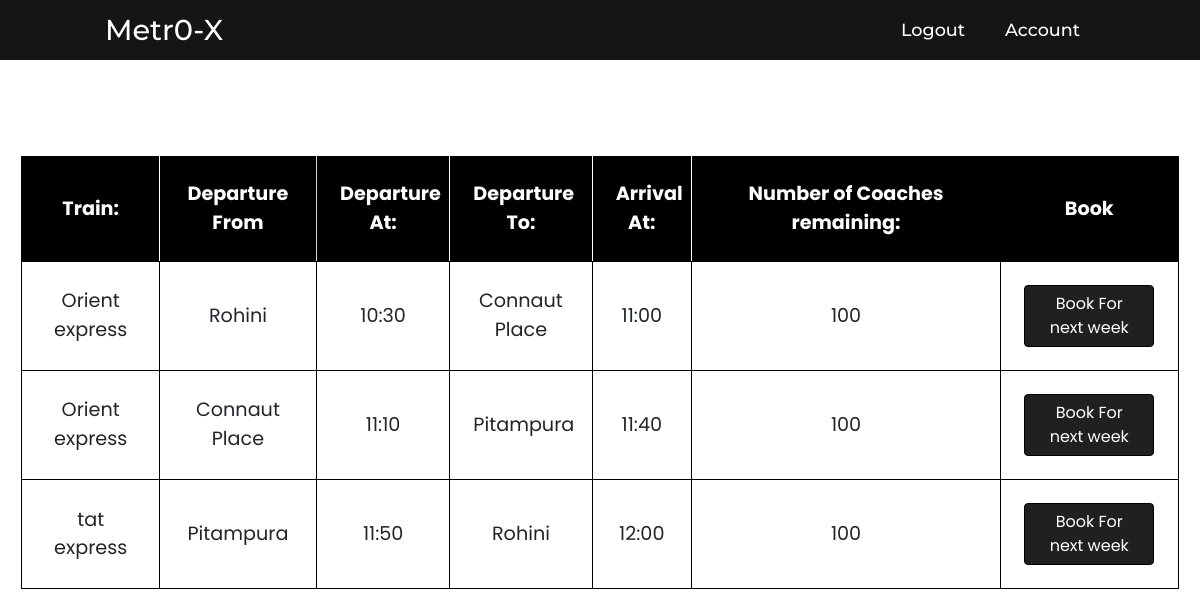
/sched/Monday (signed in), run on an earlier commit of the app's database.
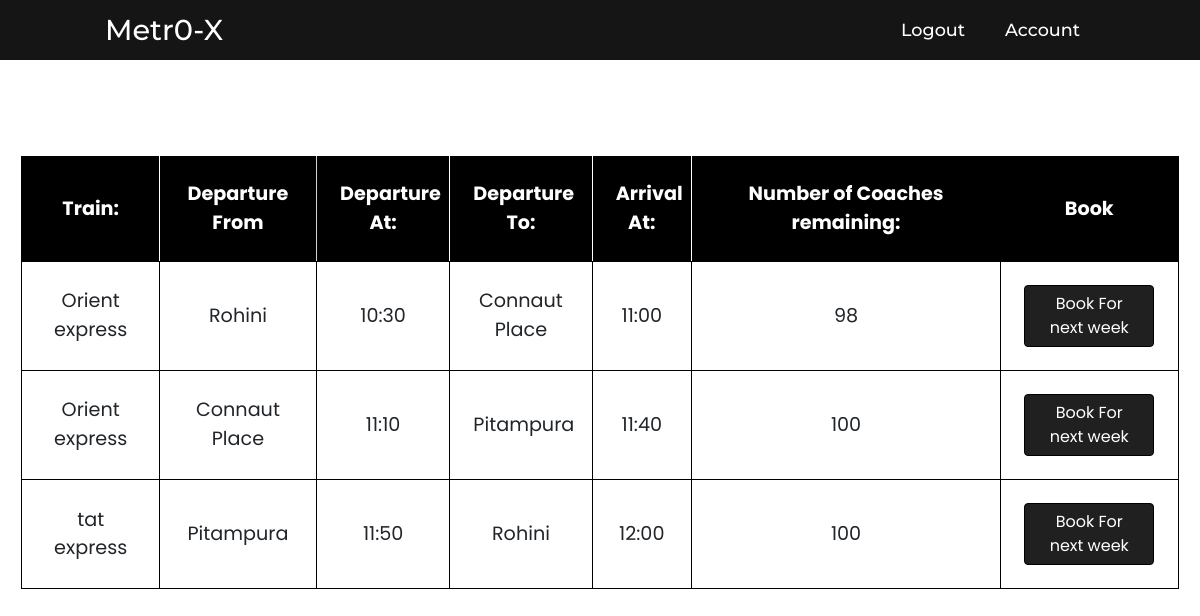
And on a later commit of the database.
### Bytes/models.py (models this page shows, shortened)
class Time(db.Model):
    __tablename__ = 'date'
    id = db.Column(db.Integer , primary_key = True)
    start = db.Column(db.DateTime)
    end = db.Column(db.DateTime)
    start_place = db.Column(db.String)
    end_place = db.Column(db.String)
    seats = db.Column(db.Integer)
    trainid = db.Column(db.Integer , db.ForeignKey('train.id'))
    price = db.Column(db.Integer , nullable = True)

class Train(db.Model):
    __tablename__ = 'train'
    id = db.Column(db.Integer , primary_key = True)
    name = db.Column(db.String)
    date = db.relationship('Time' , backref = 'train' , lazy = 'dynamic')

### app.py (the view)
@app.route('/sched/<day>' , methods = ['GET' , 'POST' ])
@login_required
def sched(day):
    time = Time.query.order_by(Time.start.asc())
    m = []
    x = datetime.datetime.now()
    week = {'Monday' : 1,'Tuesday' : 2,'Wednesday' : 3,'Thursday' : 4,'Friday' : 5,'Saturday' : 6,'Sunday' : 7}
    for t in time:
        if week[t.start.strftime('%A')] == week[x.strftime('%A')]:
            t.seats = 100
            db.session.commit()
        if t.start.strftime('%A') == day:
            m.append(t)
    return render_template('sched.htm' , m = m , x = x , week = week)

### Bytes/models.py (called while the page is built)
@login_manager.user_loader
def load_user(user_id):
    return User.query.get(user_id)

### Bytes/templates/sched.htm (shortened to what this page needs)
{%extends 'base.htm'%}
{%block content%}
<center>
<table class="animate__animated animate__fadeInUpBig">
  <th style="border-right-color: white;">
      Train:
  </th>
    <th style="border-right-color: rgb(212, 212, 212);">
        Departure From
    </th>
    <th style="border-right-color: white;">
        Departure At:
    </th>
    <th style="border-right-color: white;">
        Departure To:
    </th>
    <th style="border-right-color: white;">
        Arrival At:
    </th>
    <th style="border-left-color: white;">
        Number of Coaches remaining:
    </th>
    <th style="border-left-color: white;">
      Book
    </th>
    {%for t in m%}
    <tr>
        <td>{{t.train.name}}</td>
        <td>{{t.start_place}}</td>
        <td>{{t.start.strftime('%H:%M')}}</td>
        <td>{{t.end_place}}</td>
        <td>{{t.end.strftime('%H:%M')}}</td>
        <td>{{t.seats}}</td>
        <td>
          {%if t.seats == 0%}
            <h3>Booked</h3>
          {%elif week[t.start.strftime('%A')] <= week[x.strftime('%A')]%}
            <a class="btn btn-primary book" href="{{url_for('ppl' , timeid = t.id)}}">Book For next week</a>
          {%else%}
          <a class="btn btn-primary book" href="{{url_for('ppl' , timeid = t.id)}}">Book</a>
          {%endif%}
        </td>
    </tr>
    {%endfor%}
</table>
</center>
{%endblock%}

What changed in the data, as far as the page shows it:
changed Time (number 1 of 3 on the later page): seats "100" → "98"
